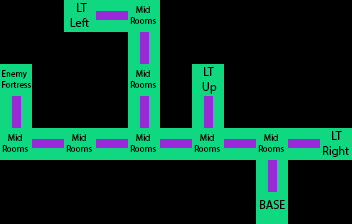

Below is a game level as drawn by its tile map, then a one-line description and the .tmx file that defines it, in full:
An orthogonal 11x7 tile map with 32x32 px tiles, 1 tile layer (Capa de Patrones 1).

<map version="1.0" orientation="orthogonal" renderorder="right-down" width="11" height="7" tilewidth="32" tileheight="32" nextobjectid="1">
 <tileset firstgid="1" name="mapStructure" tilewidth="32" tileheight="32" tilecount="12" columns="4">
  <image source="mapStructure.png" width="128" height="96" />
 </tileset>
 <layer name="Capa de Patrones 1" width="11" height="7">
  <data>
   <tile gid="0" />
   <tile gid="0" />
   <tile gid="5" />
   <tile gid="10" />
   <tile gid="3" />
   <tile gid="0" />
   <tile gid="0" />
   <tile gid="0" />
   <tile gid="0" />
   <tile gid="0" />
   <tile gid="0" />
   <tile gid="0" />
   <tile gid="0" />
   <tile gid="0" />
   <tile gid="0" />
   <tile gid="9" />
   <tile gid="0" />
   <tile gid="0" />
   <tile gid="0" />
   <tile gid="0" />
   <tile gid="0" />
   <tile gid="0" />
   <tile gid="2" />
   <tile gid="0" />
   <tile gid="0" />
   <tile gid="0" />
   <tile gid="3" />
   <tile gid="0" />
   <tile gid="6" />
   <tile gid="0" />
   <tile gid="0" />
   <tile gid="0" />
   <tile gid="0" />
   <tile gid="9" />
   <tile gid="0" />
   <tile gid="0" />
   <tile gid="0" />
   <tile gid="9" />
   <tile gid="0" />
   <tile gid="9" />
   <tile gid="0" />
   <tile gid="0" />
   <tile gid="0" />
   <tile gid="0" />
   <tile gid="3" />
   <tile gid="10" />
   <tile gid="3" />
   <tile gid="10" />
   <tile gid="3" />
   <tile gid="10" />
   <tile gid="3" />
   <tile gid="10" />
   <tile gid="3" />
   <tile gid="10" />
   <tile gid="4" />
   <tile gid="0" />
   <tile gid="0" />
   <tile gid="0" />
   <tile gid="0" />
   <tile gid="0" />
   <tile gid="0" />
   <tile gid="0" />
   <tile gid="0" />
   <tile gid="9" />
   <tile gid="0" />
   <tile gid="0" />
   <tile gid="0" />
   <tile gid="0" />
   <tile gid="0" />
   <tile gid="0" />
   <tile gid="0" />
   <tile gid="0" />
   <tile gid="0" />
   <tile gid="0" />
   <tile gid="1" />
   <tile gid="0" />
   <tile gid="0" />
  </data>
 </layer>
</map>
